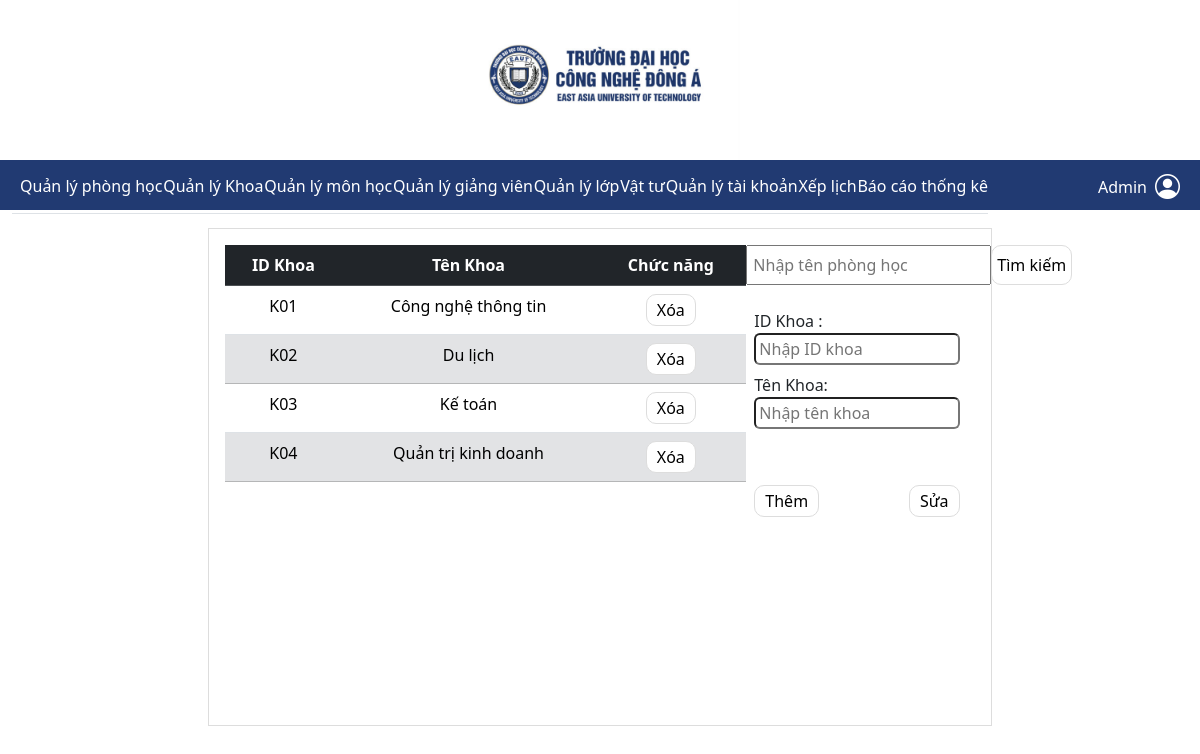
Screenshot of /QLKhoa.php (signed in) with the database file from the repository.
### tables this page shows
CREATE TABLE `khoa` (
  `idKhoa` char(5) NOT NULL,
  `tenKhoa` varchar(50) NOT NULL
);

### QLKhoa.php (the view, shortened to what this page needs)
<?php
global $conn;
?>
<?php
$name = "";
$sql = mysqli_query($conn, "SELECT * FROM khoa");
?>
<?php
require_once 'header.php';
?>
<main>
    <section class="container-fluid">
        <div class="row">
            <div class="col-xs-12 col-sm-12 col-md-12 col-lg-12">
                <div class="col-xs-12 col-sm-12 col-md-12 col-lg-8 content-pane d-flex">
                    <div class="col-xs-12 col-sm-12 col-md-12 col-lg-8 table-responsive mt-3 ms-3 mb-3">
                        <table id="table"
                            class="col-xs-12 col-sm-12 col-md-12 col-lg-8 w-100 border-collapse text-center table">
                            <thead>
                                <tr class="table-dark text-white">
                                    <th>ID Khoa</th>
                                    <th>Tên Khoa</th>
                                    <th>Chức năng</th>
                                </tr>
                            </thead>
                            <tbody>
                                <?php
                                $i = 0;
                                if (!empty($searchResults)) {
                                    foreach ($searchResults as $searchResult) {
                                        $class = ($i % 2 != 0) ? "table-secondary" : "";
                                        ?>
                                        <tr class="<?php echo $class ?>">
                                            <td>
                                                <?php echo $searchResult["idKhoa"] ?>
                                            </td>
                                            <td>
                                                <?php echo $searchResult["tenKhoa"] ?>
                                            </td>
                                            <td>
                                                <form action="" method='post'>
                                                    <input type="hidden" name="idKhoa"
                                                        value="<?php echo $searchResult["idKhoa"] ?>">
                                                    <input type="submit" name="delete" value="Xóa" class="input-style"></input>
                                                </form>
                                            </td>
                                        </tr>
                                        <?php
                                        $i++;
                                    }
                                } elseif (mysqli_num_rows($sql) > 0) {
                                    ?>
                                    <?php
                                    $i = 0;
                                    while ($row = mysqli_fetch_assoc($sql)) {
                                        $class = ($i % 2 != 0) ? "table-secondary" : "";
                                        ?>
                                        <tr class="<?php echo $class ?>">
                                            <td>
                                                <?php echo $row["idKhoa"] ?>
                                            </td>
                                            <td>
                                                <?php echo $row["tenKhoa"] ?>
                                            </td>
                                            <td>
                                                <form action="" method='post'>
                                                    <input type="submit" name="delete" value="Xóa" class="input-style"></input>
                                                </form>
                                            </td>
                                        </tr>
                                        <?php
                                        $i++;
                                    }
                                }
                                ?>
                            </tbody>
                        </table>
                    </div>
                    <div class="col-xs-4 col-sm-12 col-md-12 col-lg-4 mt-3">
                        <div class="row">
                            <div class="col-xs-4 col-sm-12 col-md-12 col-lg-12">
                                <form method="post" action="" class="d-flex justify-content-around form-search">
                                    <input type="text" name="search-name" placeholder="Nhập tên phòng học"
                                        value="<?php echo $name ?>">
                                    <input type="submit" name="search" value="Tìm kiếm" class="input-style me-4">
                                </form>
                            </div>
                        </div>
                        <div class="row mt-4">
                            <div class="col-xs-4 col-sm-12 col-md-12 col-lg-10">
                                <form action="" method="post">
                                    <div class="d-flex flex-column ms-2">
                                        <label for="">ID Khoa : </label>
                                        <input float="left" type="text" placeholder="Nhập ID khoa"
                                            style="padding: 2px 3px;" class="rounded" name="input1">
                                    </div>
                                    <div class="d-flex flex-column ms-2 mt-2">
                                        <label for="">Tên Khoa: </label>
                                        <input type="text" placeholder="Nhập tên khoa"
                                            style="padding: 2px 3px; text-align:left;" class="rounded" name="input2">
                                    </div>
                                    <div class="ms-2 mt-2">
                                        <label for="" class="">
                                        </label>
                                    </div>
                                    <div class="d-flex  justify-content-between  ms-2 mt-4">
                                        <div>
                                            <input type="submit" name="add" value="Thêm" class="input-style">
                                        </div>
                                        <div>
                                            <input type="submit" name="update" value="Sửa" class="input-style">
                                        </div>
                                    </div>
                                </form>
                            </div>
                        </div>
                    </div>
                </div>
            </div>
        </div>
    </section>
</main>

### assets/css/main.css (style rules this page uses)
* { margin: 0; padding: 0; box-sizing: border-box; }
.custom-scrollbar { overflow: hidden; height: 100vh; }
.content-pane { border: 1px solid #ddd; height: 498px; margin: 18px auto 30px auto; }
.table { max-height: 200px; }
.table tbody { max-height: 200px; overflow-y: auto; }
thead { position: sticky; top: 0; z-index: 1; }
.form-search input { height: 40px; padding: 0 5px; }
.input-style { padding: 3px 10px; background-color: white; color: #000; border: 1px solid #ddd; border-radius: 10px; }

### rows the page displays
khoa: idKhoa "K01", tenKhoa "Công nghệ thông tin"
khoa: idKhoa "K02", tenKhoa "Du lịch"
khoa: idKhoa "K03", tenKhoa "Kế toán"
khoa: idKhoa "K04", tenKhoa "Quản trị kinh doanh"
